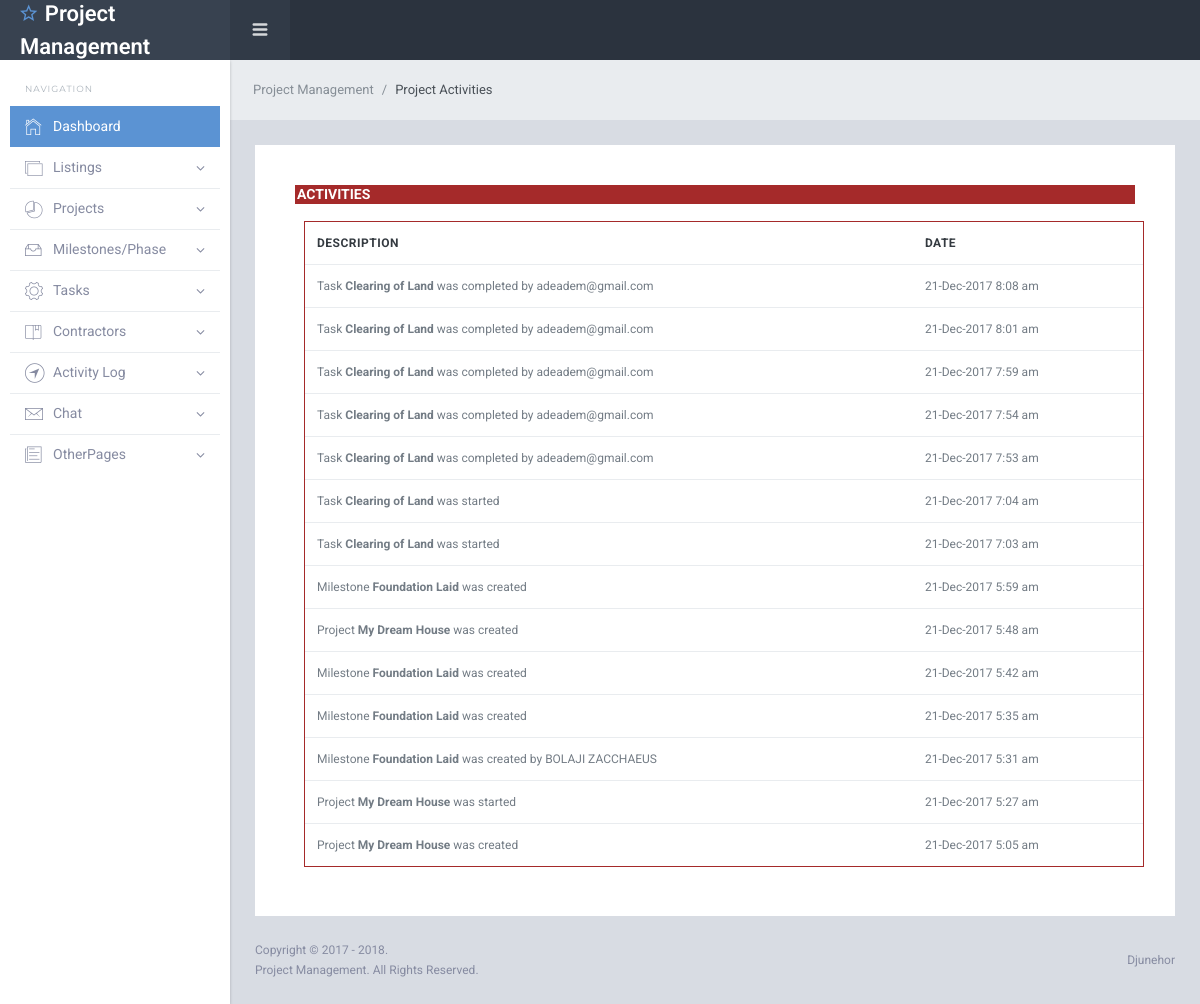
The page /manager/ProjectActivity.php (signed in) on the database its author committed.
### tables this page shows
CREATE TABLE `options` (
  `website_code` varchar(100) NOT NULL,
  `admin_email` varchar(255) DEFAULT NULL,
  `admin_phone` varchar(20) NOT NULL,
  `admin_tw` varchar(100) NOT NULL,
  `admin_fb` varchar(100) NOT NULL,
  `admin_lk` varchar(100) NOT NULL,
  `website_name` varchar(100) NOT NULL,
  `website_tag` varchar(250) NOT NULL,
  `meta_desc` text NOT NULL,
  `about` varchar(250) NOT NULL,
  `contact_address` varchar(250) NOT NULL
);

CREATE TABLE `projectlog` (
  `logID` int(25) NOT NULL,
  `detail` text NOT NULL,
  `projectID` int(25) NOT NULL,
  `managerID` int(25) NOT NULL,
  `addDate` int(25) NOT NULL
);

### includes/config.php (called while the page is built, shortened)
<?php
$servername = "localhost";
$username = "root";
$password = "";
$dbname = "project";
$con = new mysqli($servername, $username, $password, $dbname);
$website_code = '0X&KHJ22hast';
$option_table = "options";
$projectlog = "projectlog";
$option = mysqli_fetch_assoc(mysqli_query($con,"SELECT * FROM $option_table WHERE website_code='$website_code'"));
?>

### manager/ProjectActivity.php (the view, shortened to what this page needs)
<?php
include '../includes/config.php';
$page_name = "Project Activities";
include '../views/manager_header.php';
 ?>
<link href="../lib/font-awesome/css/font-awesome.css" rel="stylesheet">
    <link href="../lib/Ionicons/css/ionicons.css" rel="stylesheet">
    <link href="../lib/perfect-scrollbar/css/perfect-scrollbar.css" rel="stylesheet">
    <link href="../lib/highlightjs/github.css" rel="stylesheet">
    <link href="../lib/jquery.steps/jquery.steps.css" rel="stylesheet">
    <link rel="stylesheet" href="../css/starlight.css">
  <div class="sl-mainpanel">
     <nav class="breadcrumb sl-breadcrumb">
        <a class="breadcrumb-item" href="index"><?php echo $option['website_name']; ?></a>
        <span class="breadcrumb-item active"><?php echo $page_name; ?></span>
      </nav>
      <div class="sl-pagebody">
	  <div class="card pd-20 pd-sm-40">
		   <h4 class="card-body-title" style="background-color:brown;color:white; padding:2px;">Activities</h4>
				<table class="table table-white table-responsive mg-b-0 tx-12" style="border: 1px solid brown;margin:9px;">
		  <thead>
		  <tr>
		  <td>Description</td>
		  <td>Date</td>
		  </tr>
		  </thead>
		  <tbody>
		  <tr>
<?php
$q6 = mysqli_query($con,"SELECT * FROM $projectlog WHERE managerID='$managerID' order by logID desc limit 100");
while($f = mysqli_fetch_assoc($q6))
{
?>
		  <td><?php echo html_entity_decode(htmlspecialchars_decode($f['detail'])); ?></td>
		  <td><?php echo date('d-M-Y g:i a',$f['addDate']); ?></td>
		  </tr>
<?php } ?>
		  </tbody>
				</table>
        </div>
</div>
<?php include '../views/manager_footer.php'; ?>

### views/manager_header.php (shortened to what this page needs)
<?php
include_once '../includes/config.php';
if(!isset($_SESSION['managerID']) && !isset($_COOKIE['managerID'])) {header("Location: SigninPage"); exit();}
else
{
$managerID = $_SESSION['managerID'] ? $_SESSION['managerID']: $_COOKIE['managerID'];
}
?>
<!DOCTYPE html>
<html lang="en">
  <head>
  </head>
  <body>
    <div class="sl-logo"><a href="index"><i class="icon ion-android-star-outline"></i> <?php echo $option['website_name']; ?></a></div>
    <div class="sl-sideleft">
      <label class="sidebar-label">Navigation</label>
      <div class="sl-sideleft-menu">
        <a href="index" class="sl-menu-link active">
          <div class="sl-menu-item">
            <i class="menu-item-icon icon ion-ios-home-outline tx-22"></i>
            <span class="menu-item-label">Dashboard</span>
          </div>
        </a>
		<a  class="sl-menu-link">
          <div class="sl-menu-item">
            <i class="menu-item-icon icon ion-ios-photos-outline tx-20"></i>
            <span class="menu-item-label">Listings</span>
            <i class="menu-item-arrow fa fa-angle-down"></i>
          </div>
        </a>
        <a  class="sl-menu-link">
          <div class="sl-menu-item">
            <i class="menu-item-icon ion-ios-pie-outline tx-20"></i>
            <span class="menu-item-label">Projects</span>
            <i class="menu-item-arrow fa fa-angle-down"></i>
          </div>
        </a>
        <a  class="sl-menu-link">
          <div class="sl-menu-item">
            <i class="menu-item-icon icon ion-ios-filing-outline tx-24"></i>
            <span class="menu-item-label">Milestones/Phase</span>
            <i class="menu-item-arrow fa fa-angle-down"></i>
          </div>
        </a>
		<a class="sl-menu-link">
          <div class="sl-menu-item">
            <i class="menu-item-icon icon ion-ios-gear-outline tx-24"></i>
            <span class="menu-item-label">Tasks</span>
            <i class="menu-item-arrow fa fa-angle-down"></i>
          </div>
        </a>
        <a class="sl-menu-link">
          <div class="sl-menu-item">
            <i class="menu-item-icon icon ion-ios-bookmarks-outline tx-20"></i>
            <span class="menu-item-label">Contractors</span>
            <i class="menu-item-arrow fa fa-angle-down"></i>
          </div>
        </a>
        <a class="sl-menu-link">
          <div class="sl-menu-item">
            <i class="menu-item-icon icon ion-ios-navigate-outline tx-24"></i>
            <span class="menu-item-label">Activity Log</span>
            <i class="menu-item-arrow fa fa-angle-down"></i>
          </div>
        </a>
        <a class="sl-menu-link">
          <div class="sl-menu-item">
            <i class="menu-item-icon icon ion-ios-email-outline tx-24"></i>
            <span class="menu-item-label">Chat</span>
			<i class="menu-item-arrow fa fa-angle-down"></i>
          </div>
        </a>
        <a class="sl-menu-link">
          <div class="sl-menu-item">
            <i class="menu-item-icon icon ion-ios-paper-outline tx-22"></i>
            <span class="menu-item-label">OtherPages</span>
            <i class="menu-item-arrow fa fa-angle-down"></i>
          </div>
        </a>
      </div>
      <br>
    </div>
    <div class="sl-header">
      <div class="sl-header-left">
        <div class="navicon-left hidden-md-down"><a id="btnLeftMenu" href=""><i class="icon ion-navicon-round"></i></a></div>
      </div>
      <div class="sl-header-right">
        <nav class="nav">
          <div class="dropdown">
            <a class="nav-link nav-link-profile" data-toggle="dropdown">
            </a>
          </div>
        </nav>
      </div>
    </div>

### views/manager_footer.php
<footer class="sl-footer">
        <div class="footer-left">
          <div class="mg-b-2">Copyright &copy; 2017 - <?php echo date('Y',time());?>.</div>
          <div><?php echo $option['website_name']; ?>. All Rights Reserved.</div>
        </div>
        <div class="footer-right d-flex align-items-center">
          <?php echo 'Djunehor'; ?>
		  </div>
      </footer>
    </div>
  </body>
</html>

### rows shown on the page
options: website_name "Project Management"
projectlog: detail "Task Clearing of Land was completed by adeadem@gmail.com", addDate "21-Dec-2017 8:08 am"
projectlog: detail "Task Clearing of Land was completed by adeadem@gmail.com", addDate "21-Dec-2017 8:01 am"
projectlog: detail "Task Clearing of Land was completed by adeadem@gmail.com", addDate "21-Dec-2017 7:59 am"
projectlog: detail "Task Clearing of Land was completed by adeadem@gmail.com", addDate "21-Dec-2017 7:54 am"
projectlog: detail "Task Clearing of Land was completed by adeadem@gmail.com", addDate "21-Dec-2017 7:53 am"
projectlog: detail "Task Clearing of Land was started", addDate "21-Dec-2017 7:04 am"
projectlog: detail "Task Clearing of Land was started", addDate "21-Dec-2017 7:03 am"
projectlog: detail "Milestone Foundation Laid was created", addDate "21-Dec-2017 5:59 am"
projectlog: detail "Project My Dream House was created", addDate "21-Dec-2017 5:48 am"
projectlog: detail "Milestone Foundation Laid was created", addDate "21-Dec-2017 5:42 am"
projectlog: detail "Milestone Foundation Laid was created", addDate "21-Dec-2017 5:35 am"
projectlog: detail "Milestone Foundation Laid was created by BOLAJI ZACCHAEUS", addDate "21-Dec-2017 5:31 am"
projectlog: detail "Project My Dream House was started", addDate "21-Dec-2017 5:27 am"
projectlog: detail "Project My Dream House was created", addDate "21-Dec-2017 5:05 am"

### other values the page prints
$page_name "Project Activities"
